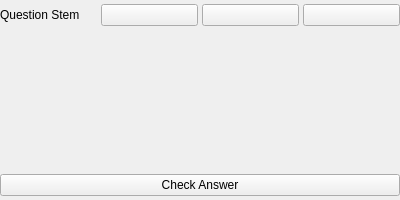
<?xml version="1.0" encoding="UTF-8"?>
<ui version="4.0">
 <class>OptionQuestionItem</class>
 <widget class="QWidget" name="OptionQuestionItem">
  <property name="geometry">
   <rect>
    <x>0</x>
    <y>0</y>
    <width>400</width>
    <height>200</height>
   </rect>
  </property>
  <property name="windowTitle">
   <string>OptionQuestionItem</string>
  </property>
  <layout class="QVBoxLayout" name="main_layout">
   <property name="spacing">
    <number>4</number>
   </property>
   <property name="leftMargin">
    <number>0</number>
   </property>
   <property name="topMargin">
    <number>4</number>
   </property>
   <property name="rightMargin">
    <number>0</number>
   </property>
   <property name="bottomMargin">
    <number>4</number>
   </property>
   <item>
    <layout class="QHBoxLayout" name="header_layout">
     <property name="spacing">
      <number>4</number>
     </property>
     <item>
      <widget class="QLabel" name="stem">
       <property name="text">
        <string>Question Stem</string>
       </property>
       <property name="wordWrap">
        <bool>true</bool>
       </property>
      </widget>
     </item>
     <item>
      <widget class="QPushButton" name="edit_q_btn">
       <property name="text">
        <string/>
       </property>
      </widget>
     </item>
     <item>
      <widget class="QPushButton" name="tag_btn">
       <property name="text">
        <string/>
       </property>
      </widget>
     </item>
     <item>
      <widget class="QPushButton" name="select_audio_btn">
       <property name="text">
        <string/>
       </property>
      </widget>
     </item>
    </layout>
   </item>
   <item>
    <layout class="QVBoxLayout" name="options_layout">
     <property name="spacing">
      <number>4</number>
     </property>
    </layout>
   </item>
   <item>
    <widget class="QLabel" name="result_label">
     <property name="text">
      <string/>
     </property>
    </widget>
   </item>
   <item>
    <widget class="QPushButton" name="check_btn">
     <property name="text">
      <string>Check Answer</string>
     </property>
    </widget>
   </item>
  </layout>
 </widget>
 <resources/>
 <connections/>
</ui>
